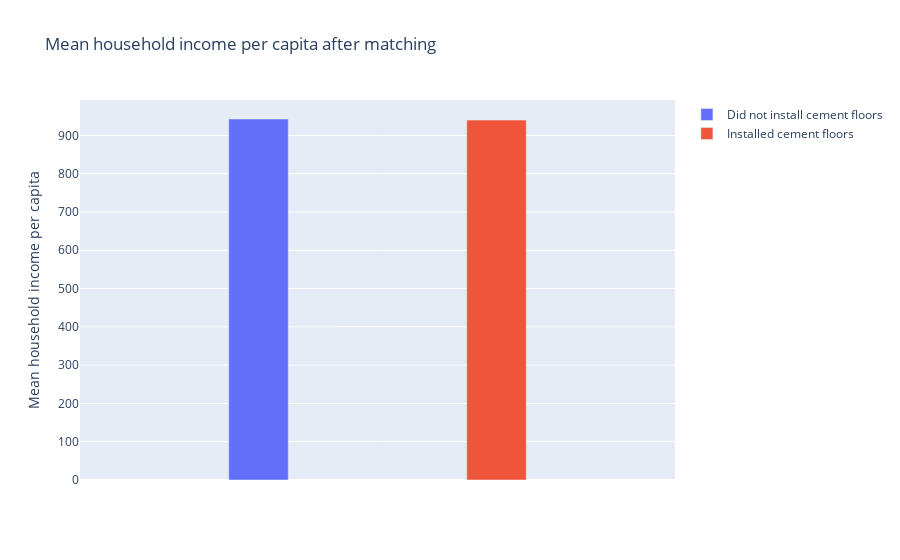

Source (notebook cell):
### Code cell
durango_match_mean_income = durango_match.groupby('S_instcement').agg('mean').reset_index()[['S_incomepc']]

fig = go.Figure(data=[
    go.Bar(name='Did not install cement floors', y=durango_match_mean_income.loc[0], width=[0.1]),
    go.Bar(name='Installed cement floors', y=durango_match_mean_income.loc[1], width=[0.1])
])

fig.update_layout(
        title_text = 'Mean household income per capita after matching',
        showlegend = True)
fig.update_layout(barmode='group')
fig.update_xaxes(showticklabels=False)
fig.update_yaxes(title_text='Mean household income per capita')
fig.show()

# Save plot in html file
fig.write_html('figures/income_after_matching.html')

### Figure 1 — Plotly figure (JSON) as saved in the notebook; plotly's stock layout.template omitted (floating-point values rounded to 4 significant figures)
{"data": [{"name": "Did not install cement floors", "type": "bar", "width": [0.1], "y": [942.9]}, {"name": "Installed cement floors", "type": "bar", "width": [0.1], "y": [940.1]}], "layout": {"barmode": "group", "showlegend": true, "title": {"text": "Mean household income per capita after matching"}, "xaxis": {"showticklabels": false}, "yaxis": {"title": {"text": "Mean household income per capita"}}}}
